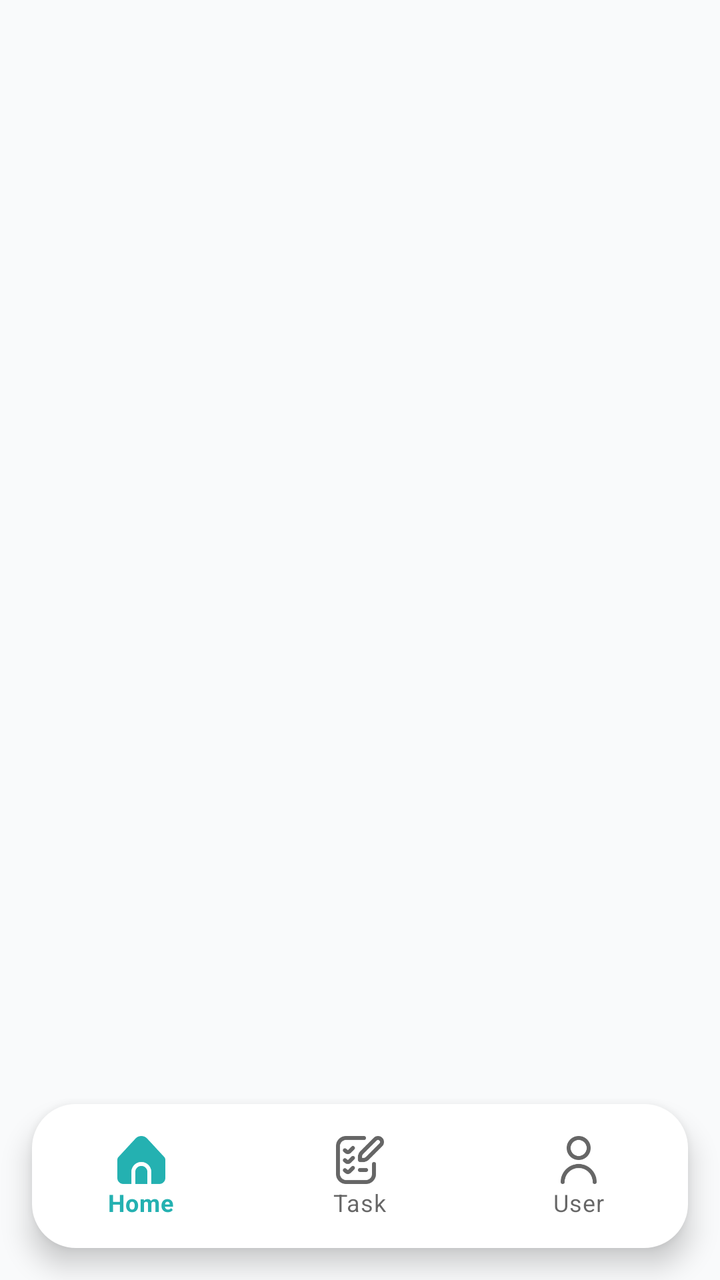
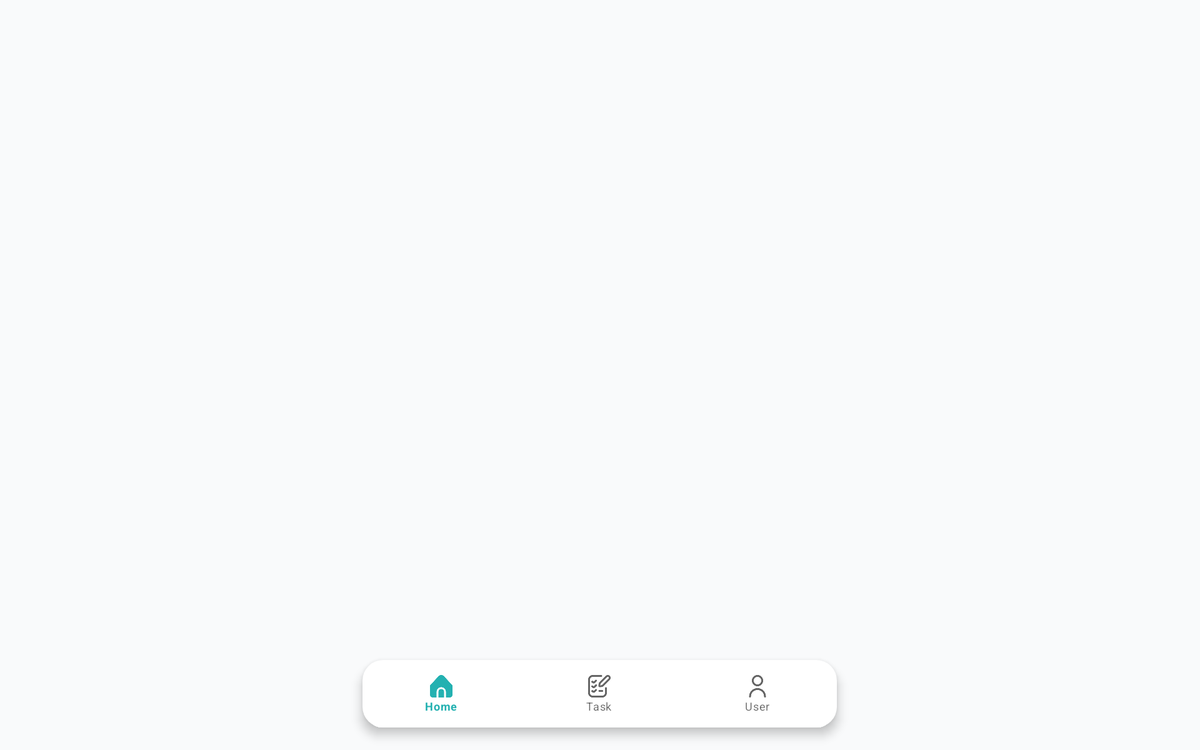

Two renders of one Android screen. The first uses the default layout on a phone; the second uses the alternative layout the repository ships for a different screen configuration, on a matching device. The two XML files are below.
<!-- AndroidManifest.xml: application theme Theme.TaskMan -->
<!-- res/layout/activity_main.xml -->
<?xml version="1.0" encoding="utf-8"?>
<RelativeLayout xmlns:android="http://schemas.android.com/apk/res/android"
    xmlns:app="http://schemas.android.com/apk/res-auto"
    xmlns:tools="http://schemas.android.com/tools"
    android:id="@+id/main"
    android:background="@color/background"
    android:layout_width="match_parent"
    android:layout_height="match_parent"
    tools:context=".MainActivity">

    <FrameLayout
        android:id="@+id/fragment_container"
        android:layout_width="match_parent"
        android:layout_height="match_parent"
        android:layout_above="@+id/bottom_navigation"/>

    <com.google.android.material.bottomnavigation.BottomNavigationView
        android:layout_marginTop="@dimen/space_4"
        android:layout_marginBottom="@dimen/space_16"
        android:layout_marginHorizontal="@dimen/space_16"
        android:id="@+id/bottom_navigation"
        android:layout_width="match_parent"
        android:layout_height="wrap_content"
        android:layout_alignParentBottom="true"
        android:background="@drawable/bg_bottom_navigation"
        app:labelVisibilityMode="labeled"
        app:menu="@menu/bottom_navigation"/>

</RelativeLayout>
<!-- resources referenced by this layout -->
<resources>
  <color name="background">#F9FAFB</color>
  <dimen name="space_16">16dp</dimen>
  <dimen name="space_4">4dp</dimen>
  <!-- drawable bg_bottom_navigation (drawable) -->
  <shape xmlns:android="http://schemas.android.com/apk/res/android">
  
      <solid android:color="@color/white"/>
  
      <corners android:radius="22dp"/>
      <padding android:top="@dimen/space_8" android:bottom="@dimen/space_8"/>
  
  </shape>
  <style name="Theme.TaskMan" parent="Theme.MaterialComponents.Light.NoActionBar">
  
          <item name="colorPrimary">@color/primary</item>
          <item name="colorPrimaryVariant">@color/primary_dark</item>
          <item name="colorSecondary">@color/primary_light</item>
          <item name="colorOnPrimary">@color/white</item>
  
          
          <item name="android:windowBackground">@color/white</item>
  
          
          <item name="android:statusBarColor">@color/primary</item>
          <item name="android:windowLightStatusBar">true</item>
          
          <item name="fontFamily">@font/poppins</item>
          <item name="android:fontFamily">@font/poppins</item>
          <item name="android:textColor">@color/text_primary</item>
      </style>
  <color name="white">#FFFFFF</color>
  <dimen name="space_8">8dp</dimen>
  <color name="primary">#24B1B1</color>
  <color name="primary_dark">#1F9A9A</color>
  <color name="primary_light">#DDF7F7</color>
  <color name="text_primary">#1F2937</color>
</resources>
<!-- res/layout-sw720dp/activity_main.xml (the repository's variant of the layout above) -->
<!-- drawn on a large tablet held sideways -->
<?xml version="1.0" encoding="utf-8"?>
<RelativeLayout xmlns:android="http://schemas.android.com/apk/res/android"
    xmlns:app="http://schemas.android.com/apk/res-auto"
    xmlns:tools="http://schemas.android.com/tools"
    android:id="@+id/main"
    android:background="@color/background"
    android:layout_width="match_parent"
    android:layout_height="match_parent"
    tools:context=".MainActivity">

    <FrameLayout
        android:id="@+id/fragment_container"
        android:layout_width="match_parent"
        android:layout_height="match_parent"
        android:layout_above="@+id/bottom_navigation"/>

    <com.google.android.material.bottomnavigation.BottomNavigationView
        android:layout_marginTop="@dimen/space_12"
        android:layout_marginBottom="@dimen/space_24"
        android:id="@+id/bottom_navigation"
        android:layout_width="wrap_content"
        android:layout_height="wrap_content"
        android:layout_alignParentBottom="true"
        android:layout_centerHorizontal="true"
        android:background="@drawable/bg_bottom_navigation"
        app:labelVisibilityMode="labeled"
        app:menu="@menu/bottom_navigation"/>

</RelativeLayout>
<!-- resources referenced by the variant -->
<!-- as a large tablet held sideways resolves them -->
<resources>
  <color name="background">#F9FAFB</color>
  <dimen name="space_12">12dp</dimen>
  <dimen name="space_24">24dp</dimen>
  <!-- drawable bg_bottom_navigation (drawable) -->
  <shape xmlns:android="http://schemas.android.com/apk/res/android">
  
      <solid android:color="@color/white"/>
  
      <corners android:radius="22dp"/>
      <padding android:top="@dimen/space_8" android:bottom="@dimen/space_8"/>
  
  </shape>
  <style name="Theme.TaskMan" parent="Theme.MaterialComponents.Light.NoActionBar">
  
          <item name="colorPrimary">@color/primary</item>
          <item name="colorPrimaryVariant">@color/primary_dark</item>
          <item name="colorSecondary">@color/primary_light</item>
          <item name="colorOnPrimary">@color/white</item>
  
          
          <item name="android:windowBackground">@color/white</item>
  
          
          <item name="android:statusBarColor">@color/primary</item>
          <item name="android:windowLightStatusBar">true</item>
          
          <item name="fontFamily">@font/poppins</item>
          <item name="android:fontFamily">@font/poppins</item>
          <item name="android:textColor">@color/text_primary</item>
      </style>
  <color name="white">#FFFFFF</color>
  <dimen name="space_8">8dp</dimen>
  <color name="primary">#24B1B1</color>
  <color name="primary_dark">#1F9A9A</color>
  <color name="primary_light">#DDF7F7</color>
  <color name="text_primary">#1F2937</color>
</resources>
